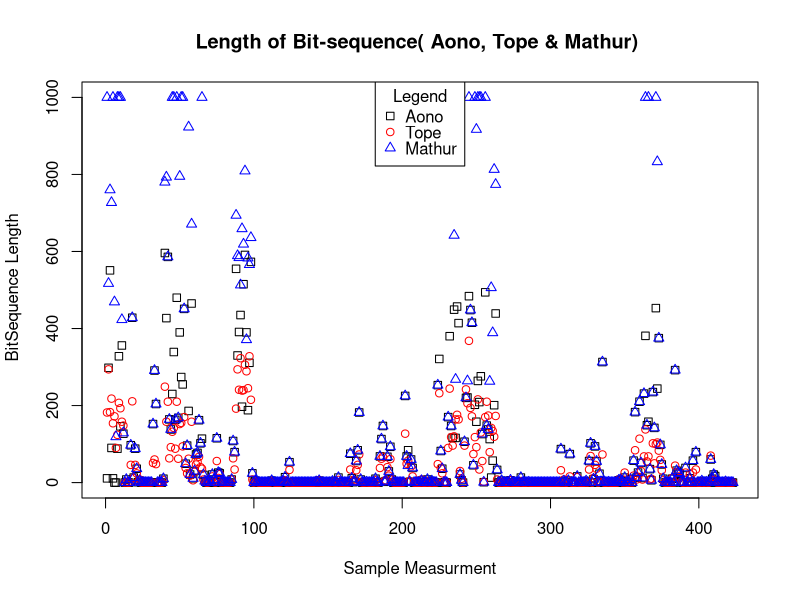

R code for this plot:
data_Aono = read.table("nodeB_LenBS_data_Aono.txt", stringsAsFactors = FALSE)
data_Tope = read.table("nodeB_LenBS_data_Tope.txt", stringsAsFactors = FALSE)
data_Mathur = read.table("nodeB_LenBS_data_Mathur.txt", stringsAsFactors = FALSE)

x=c(1:length(data_Aono$V1))
plot(x, data_Aono$V1, pch = 0, ylim = c(0,1000), xlab = "Sample Measurment", ylab = " BitSequence Length", main = "Length of Bit-sequence( Aono, Tope & Mathur) ")
points(x, data_Tope$V1, col = "red", pch =1 )
points(x, data_Mathur$V1, col = "blue", pch =2 )
legend("top" , "top" , y.intersp = 0.8, title = "Legend", c("Aono","Tope", "Mathur"), pch = c(0, 1,2), col = c("black","red", "blue"))
